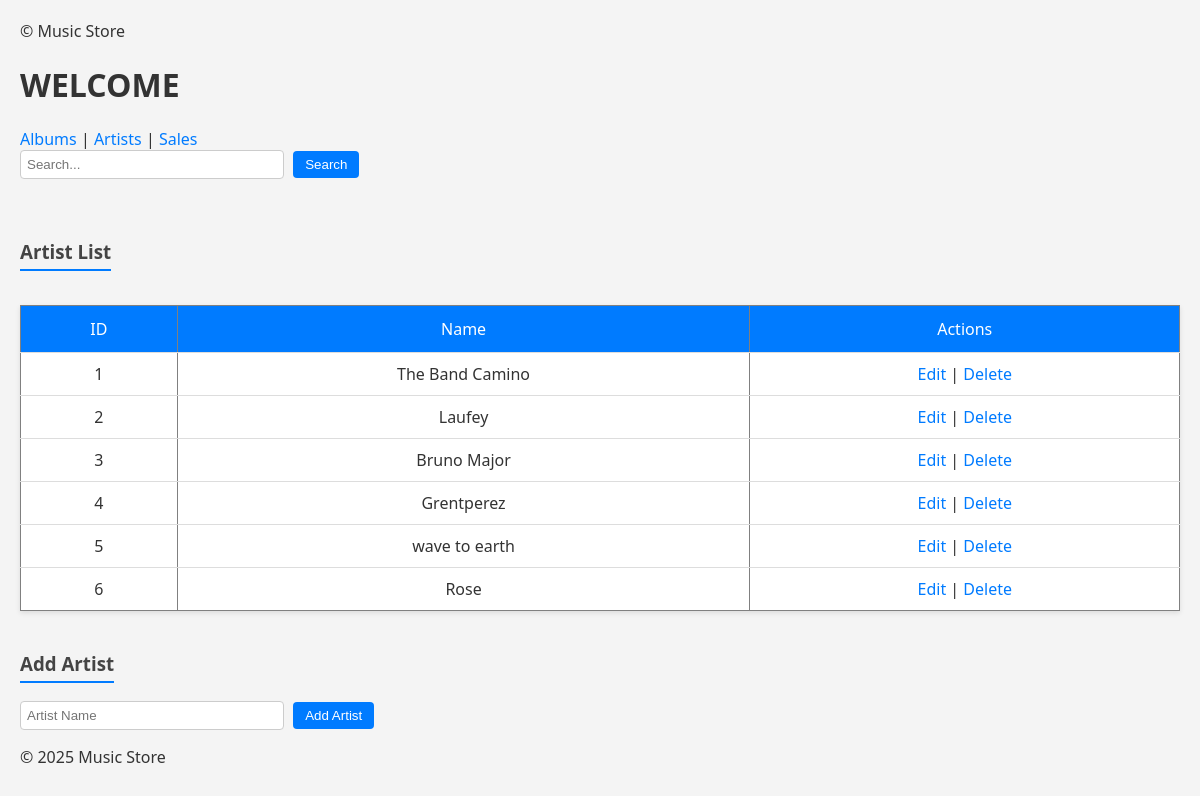
Screenshot of /?page=artists with the database file from the repository.
### tables this page shows
CREATE TABLE `artists` (
  `id` int(11) NOT NULL,
  `name` varchar(255) NOT NULL
);

### Config/db.php (called while the page is built, shortened)
<?php
class Database {
    private $host = "localhost";
    private $username = "root";
    private $password = "";
    private $dbname = "music_store";
    public function __construct() {
        try {
            $this->conn = new PDO("mysql:host=$this->host;dbname=$this->dbname", $this->username, $this->password);
        } catch (PDOException $e) {
            echo "Connection failed: " . $e->getMessage();
        }
    }
}
?>

### Class/Artist.php (called while the page is built, shortened)
<?php
class Artist {
    private $db;
    public function __construct() {
        $this->db = (new Database())->conn;
    }
    public function getAllArtists($search = '')
    {
        $sql = "SELECT * FROM artists WHERE name LIKE :search";
        $stmt = $this->db->prepare($sql);
        $stmt->execute(['search' => '%' . $search . '%']);
        return $stmt->fetchAll(PDO::FETCH_ASSOC);
    }
}
?>

### View/artists.php (the view, shortened to what this page needs)
<h3>Artist List</h3>
<table border="1">
    <tr>
        <th>ID</th>
        <th>Name</th>
        <th>Actions</th>
    </tr>
    <?php foreach ($artist->getAllArtists($_GET['search'] ?? '') as $a): ?>
    <tr>
        <td><?= $a['id'] ?></td>
        <td><?= $a['name'] ?></td>
        <td>
            <a href="?page=artists&edit=<?= $a['id'] ?>">Edit</a> |
            <a href="?page=artists&delete=<?= $a['id'] ?>">Delete</a>
        </td>
    </tr>
    <?php endforeach; ?>
</table>
<h3>Add Artist</h3>
<form method="POST">
    <input type="text" name="name" placeholder="Artist Name" required>
    <button type="submit" name="add_artist">Add Artist</button>
</form>

### style.css (style rules this page uses)
body { font-family: 'Segoe UI', Tahoma, Geneva, Verdana, sans-serif; margin: 20px; background-color: #f4f4f4; color: #333; }
h3 { color: #444; margin-top: 40px; border-bottom: 2px solid #007BFF; display: inline-block; padding-bottom: 5px; }
table { width: 100%; border-collapse: collapse; margin-top: 15px; background-color: #fff; box-shadow: 0 2px 5px rgba(0, 0, 0, 0.1); }
th { background-color: #007BFF; color: white; padding: 12px; text-align: center; font-weight: normal; }
td { padding: 10px; text-align: center; border-top: 1px solid #ddd; }
input[type="text"] { padding: 6px; width: 250px; margin-right: 5px; border: 1px solid #ccc; border-radius: 4px; }
button { padding: 6px 12px; border: none; background-color: #007BFF; color: white; border-radius: 4px; cursor: pointer; }
a { color: #007BFF; text-decoration: none; }

### rows the page displays
artists: id "1", name "The Band Camino"
artists: id "2", name "Laufey"
artists: id "3", name "Bruno Major"
artists: id "4", name "Grentperez"
artists: id "5", name "wave to earth"
artists: id "6", name "Rose"
